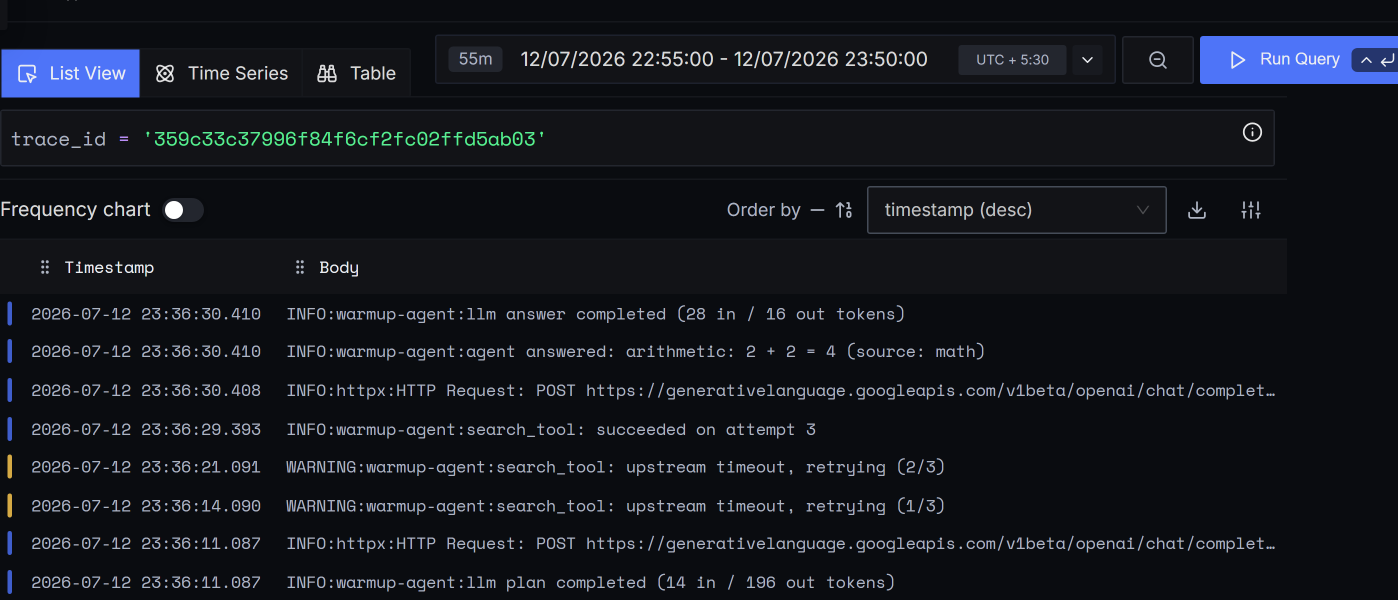
#> input picture warmup-agent/screenshots/4-logs-explorer-trace-filter.png, 2796 x 1200 px (shown at 1/2 size)
$ python polish.py
#> lines starting #> are read from the running program, lines starting #| are printed output that depends on the picture
"""Final polish: trim shot 4's nav sliver; recapture shot 5 with the full panel legends."""
import os
from datetime import datetime, timezone

from PIL import Image
from playwright.sync_api import sync_playwright

HERE = os.path.dirname(__file__)
OUT = os.path.join(HERE, "screenshots")
DASH = "019f5791-bfcb-77da-9b15-7d5fc2e1a030"
BASE = "http://localhost:8080"
START = int(datetime(2026, 7, 12, 17, 25, tzinfo=timezone.utc).timestamp() * 1000)
END = int(datetime(2026, 7, 12, 18, 20, tzinfo=timezone.utc).timestamp() * 1000)

# 1. trim 42px (14 logical @3x) off shot 4's left edge to drop the nav-text sliver
p4 = os.path.join(OUT, "4-logs-explorer-trace-filter.png")
im = Image.open(p4)
#> im is the input picture: PIL image 2796x1200 RGB; mean R, G, B 19.8, 22.7, 29.3
im.crop((42, 0, im.width, im.height)).save(p4)
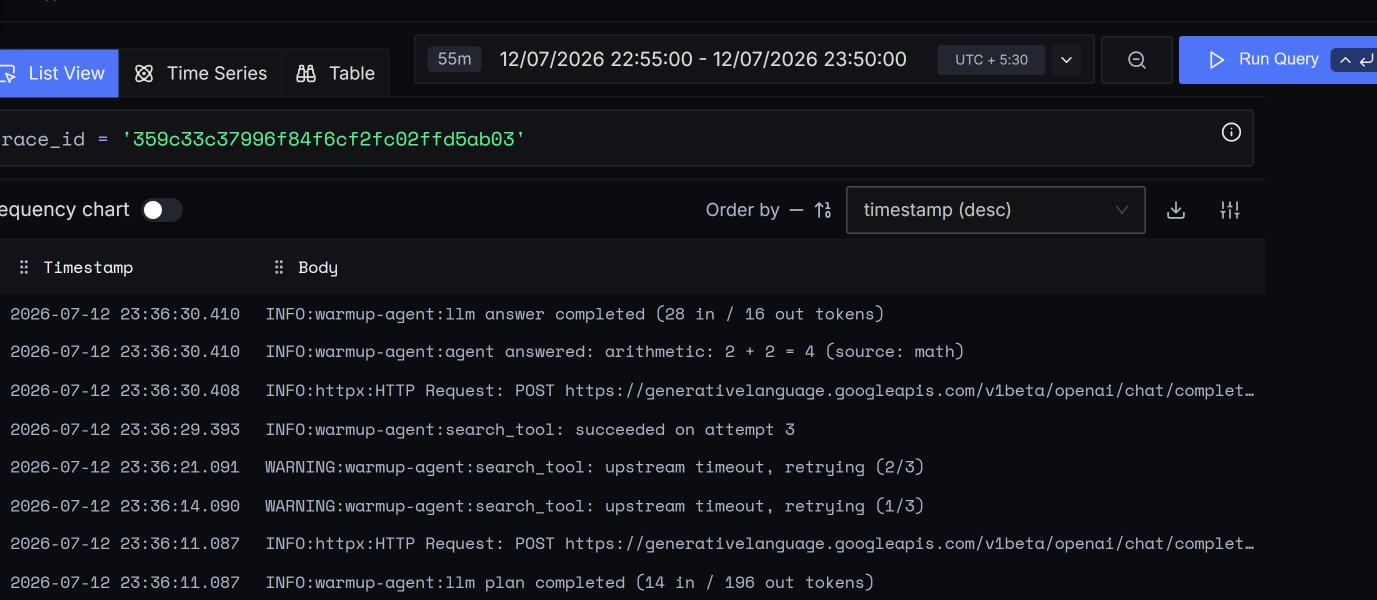
#> saved as 4-logs-explorer-trace-filter.png: PIL image 2754x1200 RGB (shown at 1/2 size); mean R, G, B 19.7, 22.6, 29
print("trimmed shot 4 ->", Image.open(p4).size)

# 2. dashboard with room for the bottom legends
#> (the run stopped early here; a loop or call above may not have finished)

$ run again, with warmup-agent/screenshots/1-services.png copied over warmup-agent/screenshots/4-logs-explorer-trace-filter.png
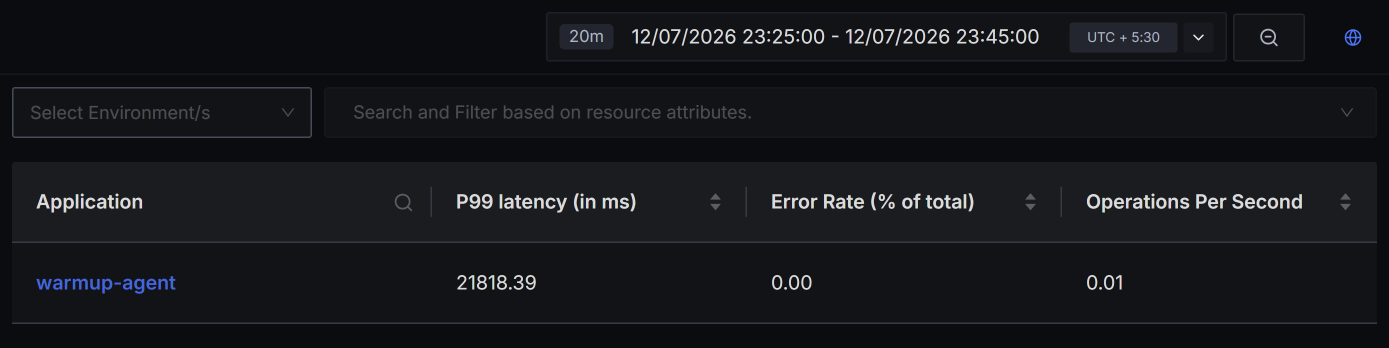
#> input picture warmup-agent/screenshots/1-services.png, 2778 x 696 px (shown at 1/2 size)
#> im is the input picture: PIL image 2778x696 RGB; mean R, G, B 21.4, 22.8, 27.2
#> `im.crop((42, 0, im.width, im.height)).save(p4)`:
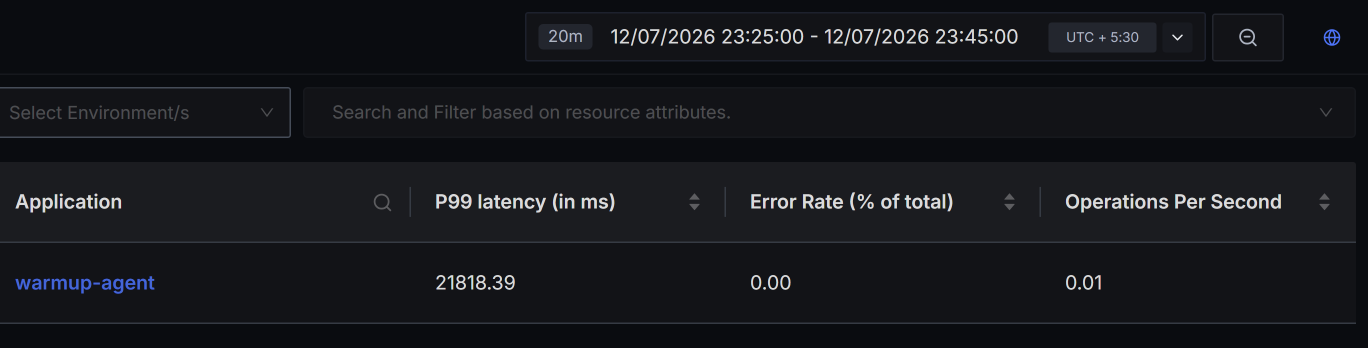
#> saved as 4-logs-explorer-trace-filter.png: PIL image 2736x696 RGB (shown at 1/2 size); mean R, G, B 21.5, 23, 27.3

$ run again, with warmup-agent/screenshots/3-span-related-logs.png copied over warmup-agent/screenshots/4-logs-explorer-trace-filter.png
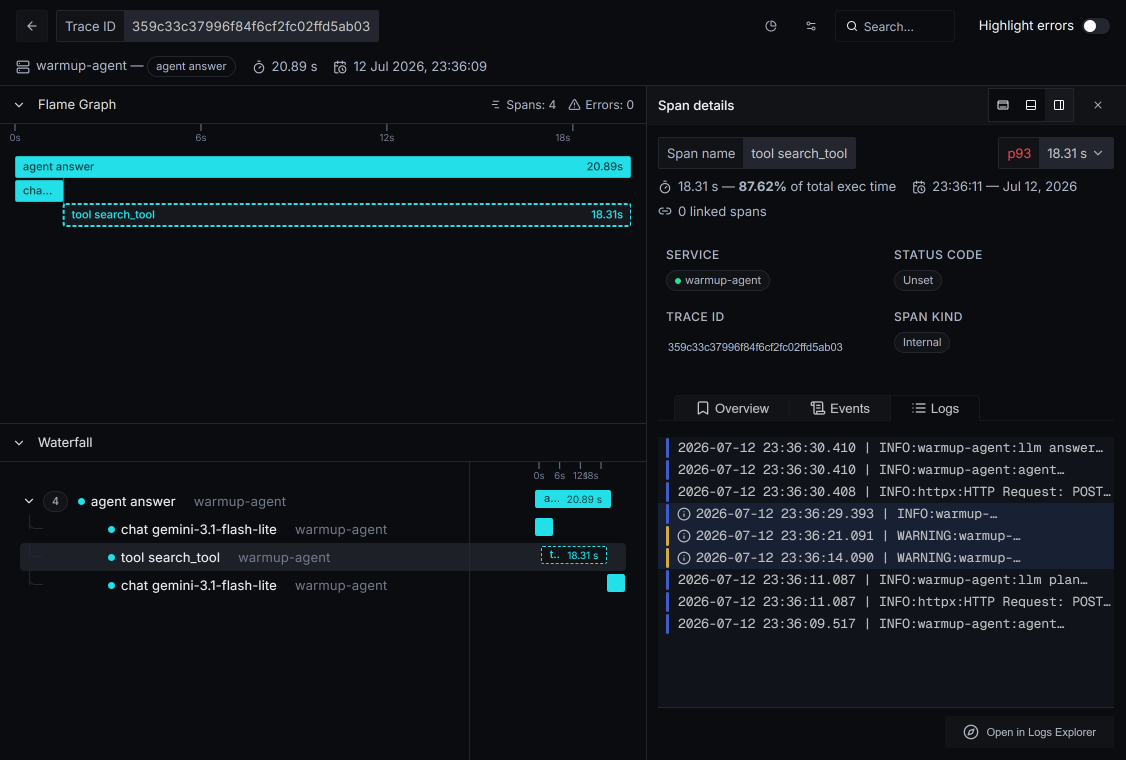
#> input picture warmup-agent/screenshots/3-span-related-logs.png, 3378 x 2280 px (shown at 1/3 size)
#> im is the input picture: PIL image 3378x2280 RGB; mean R, G, B 17.3, 23.6, 28.7
#> `im.crop((42, 0, im.width, im.height)).save(p4)`:
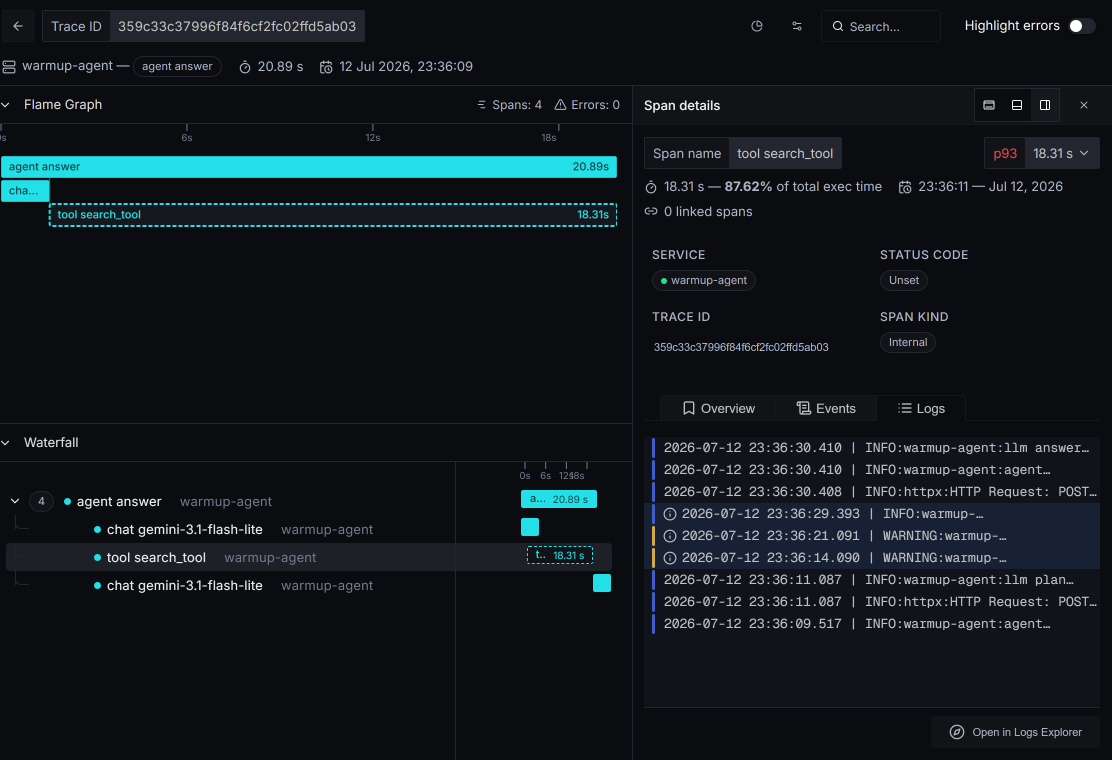
#> saved as 4-logs-explorer-trace-filter.png: PIL image 3336x2280 RGB (shown at 1/3 size); mean R, G, B 17.4, 23.7, 28.8

$ run again, with warmup-agent/screenshots/6-meme-fire-logs.png copied over warmup-agent/screenshots/4-logs-explorer-trace-filter.png
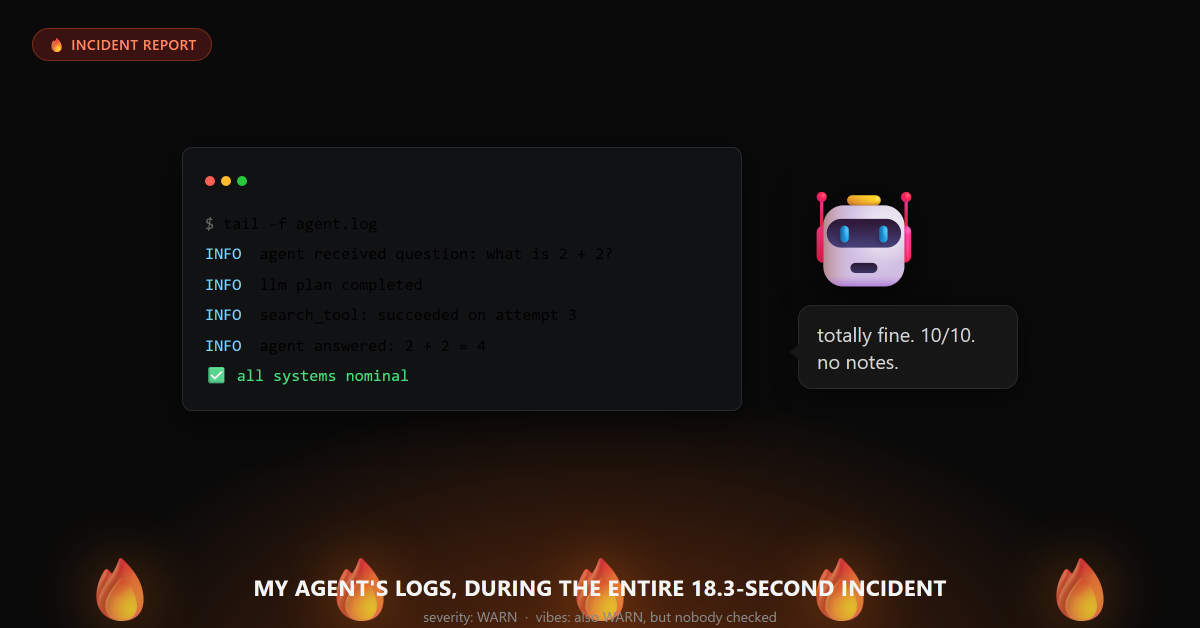
#> input picture warmup-agent/screenshots/6-meme-fire-logs.png, 2400 x 1256 px (shown at 1/2 size)
#> im is the input picture: PIL image 2400x1256 RGB; mean R, G, B 24.1, 18.9, 16.6
#> `im.crop((42, 0, im.width, im.height)).save(p4)`:
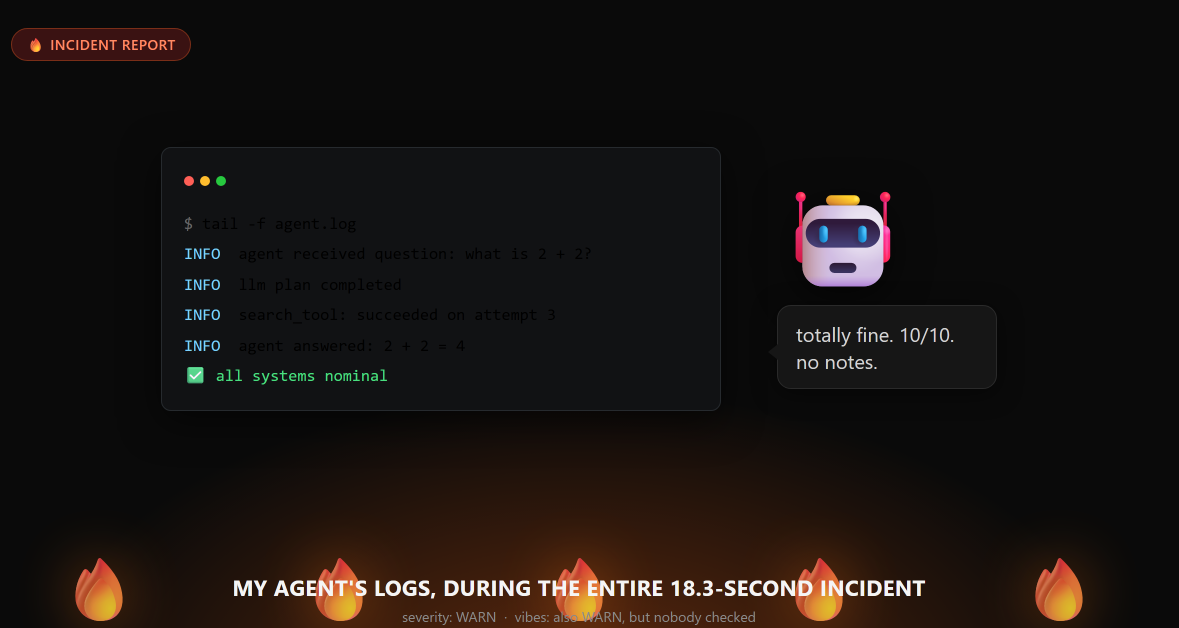
#> saved as 4-logs-explorer-trace-filter.png: PIL image 2358x1256 RGB (shown at 1/2 size); mean R, G, B 24.4, 19, 16.7
